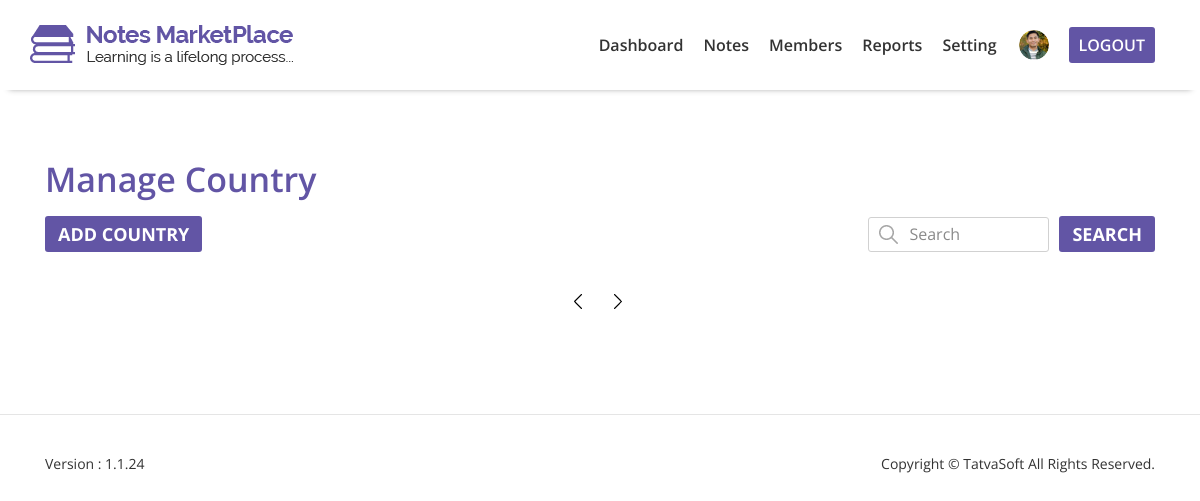
Before: /AdminPanel/ManageCountry.php with the older database file.
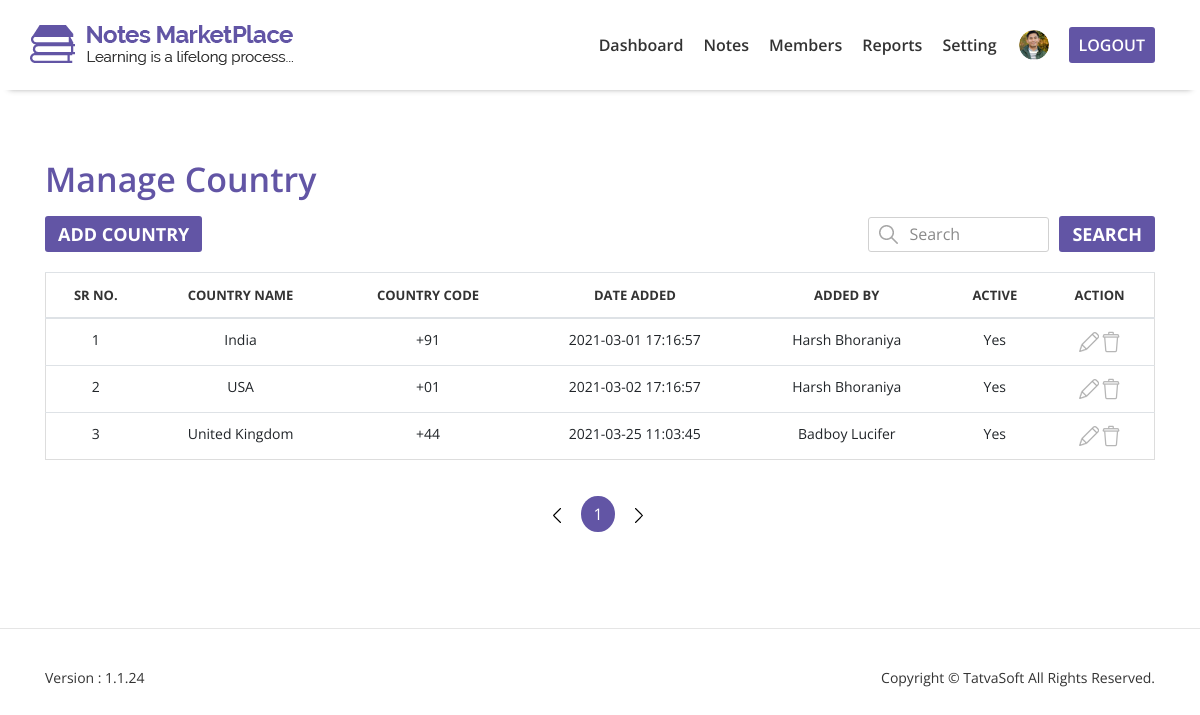
After: the same page with the newer database file.
### tables this page shows
CREATE TABLE `user` (
  `UserID` int(11) NOT NULL,
  `RoleID` int(11) NOT NULL,
  `FirstName` varchar(50) NOT NULL,
  `LastName` varchar(50) NOT NULL,
  `EmailID` varchar(100) NOT NULL,
  `Password` varchar(24) NOT NULL,
  `IsEmailVerified` int(2) NOT NULL,
  `Token` varchar(50) NOT NULL,
  `CreatedDate` datetime DEFAULT NULL,
  `CreatedBY` int(11) DEFAULT NULL,
  `ModifiedDate` datetime DEFAULT NULL,
  `ModifiedBy` int(11) DEFAULT NULL,
  `IsActive` tinyint(1) NOT NULL,
  `IsDeleted` tinyint(1) NOT NULL
);

CREATE TABLE `countries` (
  `CountryID` int(11) NOT NULL,
  `Name` varchar(100) NOT NULL,
  `CountryCode` varchar(100) NOT NULL,
  `CreatedDate` datetime DEFAULT NULL,
  `CreatedBy` int(11) DEFAULT NULL,
  `ModifiedDate` datetime DEFAULT NULL,
  `ModifiedBy` int(11) DEFAULT NULL,
  `IsActive` tinyint(1) NOT NULL,
  `IsDeleted` tinyint(1) NOT NULL
);

### AdminPanel/ManageCountry.php (the view, shortened to what this page needs)
<?php include "../includes/db.php";
?>
<!DOCTYPE html>
<html lang="en">
<head>
    <link rel="stylesheet" href="css/bootstrap/bootstrap.min.css">
    <link rel="stylesheet" href="css/style.css">
    <link rel="stylesheet" href="css/responsive.css">
</head>
<body>
    <header>
        <nav class="navbar navbar-expand-lg fixed-top">
            <div class="container p-0">
                <div class="row">
                    <div class="col-md-4 navbar-header">
                        <a class="navbar-brand text-left" href="Dashboard.php">
                            <img src="../images/logo.png" alt="logo">
                        </a>
                    </div>
                    <div class="text-right col-md-8 collapse navbar-collapse p-0" id="navbarSupportedContent">
                        <ul class="navbar-nav ml-auto">
                            <li class="nav-item"><a class="nav-link" href="Dashboard.php">Dashboard</a></li>
                            <li class="nav-item dropdown">
                                <a href="#" id="dropdownMenuLink" data-toggle="dropdown" aria-haspopup="true"
                                    aria-expanded="false" class="nav-link nav-link-custom">
                                    Notes
                                </a>
                            </li>
                            <li class="nav-item"><a class="nav-link" href="Members.php">Members</a></li>
                            <li class="nav-item"><a class="nav-link" href="SpamReports.php">Reports</a></li>
                            <li class="nav-item dropdown">
                                <a href="#" id="dropdownMenuLink" data-toggle="dropdown" aria-haspopup="true"
                                    aria-expanded="false" class="nav-link nav-link-custom">
                                    Setting
                                </a>
                            </li>
                            <li class="nav-item">
                                <div class="dropdown">
                                    <a href="#" role="button" id="dropdownMenuLink" data-toggle="dropdown"
                                        aria-haspopup="true" aria-expanded="false">
                                        <img src="../images/reviewer-1.png" width="30" height="30" alt="user-image"
                                            class="d-inline-block align-top avatar-header rounded-circle">
                                    </a>
                                </div>
                            </li>
                            <li class="nav-item"><a class="nav-link" href="Login.php">LogOut</a></li>
                        </ul>
                    </div>
                </div>
            </div>
        </nav>
    </header>
    <section id="content">
        <div class="container">
            <div class="row heading">
                <div class="col-md-12 p-0">
                    <h3 class="heading-1">Manage Country</h3>
                </div>
            </div>
            <div class="row heading">
                <div class="col-md-6 col-sm-6 p-0">
                    <a class="btn btn-general" href="AddCountry.php">Add Country</a>
                </div>
                <div id="mc" class="col-md-6 col-sm-6 text-right search-1 p-0">
                    <img src="../images/search-icon.png" class="form-control-feedback" alt="search-icon">
                    <input class="input-search" type="search" placeholder="Search">
                    <a class="btn btn-general" role="button">Search</a>
                </div>
            </div>
            <?php
                if(isset($_GET['page'])){
                    $page = mysqli_real_escape_string($connection, $_GET['page']);
                    $page = htmlentities($page);
                }
                else{
                    $page = 1;
                }
                $num_per_page = 5;
                $start_from = ($page-1) * $num_per_page;
                $query = "SELECT U.FirstName AS FirstName, U.LastName AS LastName, C.CountryID AS CountryID , C.Name AS CountryName, C.CountryCode AS CountryCode, C.CreatedDate AS CreatedDate, C.IsActive as IsActive FROM user AS U
                            INNER JOIN countries AS C ON c.CreatedBy = U.UserID
                                WHERE C.IsDeleted = '0'";
                $select_country = mysqli_query($connection, $query);
                $total_records = mysqli_num_rows($select_country);
                $total_pages = ceil($total_records / $num_per_page);
                $i=1;
                $srno = 1;
                if($total_records != 0){
            ?>
            <div class="row">
                <div class="table-top table-responsive">
                    <table class="table">
                        <thead>
                            <tr>
                                <th scope="col" class="text-center">Sr No.</th>
                                <th scope="col" class="text-center">Country Name</th>
                                <th class="text-center" scope="col">Country Code</th>
                                <th scope="col" class="text-center">Date Added</th>
                                <th scope="col" class="text-center">Added By</th>
                                <th scope="col" class="text-center">Active</th>
                                <th scope="col" class="text-center">Action</th>
                            </tr>
                        </thead>
                        <tbody>
                        <?php
                            while($row = mysqli_fetch_array($select_country)){
                                if($start_from<$i){
                                    $country_id = $row['CountryID'];
                        ?>
                            <tr>
                                <td scope="row" class="text-center"><?php echo $srno++; ?></td>
                                <td class="text-center"><?php echo $row['CountryName']; ?></td>
                                <td class="text-center"><?php echo $row['CountryCode']; ?></td>
                                <td class="text-center"><?php echo $row['CreatedDate']; ?></td>
                                <td class="text-center"><?php echo $row['FirstName']; echo " "; echo $row['LastName']; ?></td>
                                <td class="text-center"><?php if($row["IsActive"] == 1){ echo "Yes"; }else{ echo "No"; } ?></td>
                                <td class="text-center">
                                    <a href="../AdminPanel/AddCountry.php?id=<?php echo $country_id;?>"><img src="../images/edit.png" alt="edit-image"></a>
                                    <a><img src="../images/delete.png" alt="delete-image"></a>
                                </td>
                            </tr>
                            <?php
                                }
                                $i++;
                            }
                        }
                            ?>
                        </tbody>
                    </table>
                </div>
            </div>
            <div class="row text-center">
                <div class="col-md-12 num">
                    <ul class="pagination justify-content-center">
                    <li class="<?php if($page == 1){ echo 'disabled'; }?> page-item">
                            <a class="page-link" href="ManageCountry.php?page=<?php echo $page-1; ?>" aria-label="Previous">
                                <img src="../images/left-arrow.png" alt="left-arrow">
                            </a>
                        </li>
                        <?php
                            for($i=1;$i<=$total_pages;$i++){
                        ?>
                        <li class="page-item">
                            <a class="page-link <?php if($page == $i) { echo 'active'; }?>" href="MyDownload.php?page=<?php echo $i ; ?>"><?php echo $i ;?></a>
                        </li>
                        <?php
                            }
                        ?>
                        <li class="<?php if($page == $total_pages){ echo 'disabled'; }?> page-item">
                            <a class="page-link" href="ManageCountry.php?page=<?php echo $page+1; ?>" aria-label="Next">
                                <img src="../images/right-arrow.png" alt="right-arrow">
                            </a>
                        </li>
                    </ul>
                </div>
            </div>
        </div>
    </section>
    <hr class="p-0 m-0">
    <footer>
        <div class="container">
            <div class="row">
                <div class="col-md-6 col-sm-2 foot-text text-left">
                    <p>Version : 1.1.24</p>
                </div>
                <div class="col-md-6 col-sm-10 foot-text text-right">
                    <p>Copyright &copy; TatvaSoft All Rights Reserved.</p>
                </div>
            </div>
        </div>
    </footer>
</body>
</html>

### AdminPanel/css/style.css (style rules this page uses)
* { margin: 0; padding: 0; box-sizing: border-box; }
html, body { height: 100%; font-family: 'Open Sans', sans-serif; }
section { overflow: hidden; }
.navbar .row { width: 100%; }
.navbar-brand img { width: 100%; z-index: 1; }
.navbar { padding: 20px 10px; transition: all 500ms linear; -webkit-transition: all 500ms linear; -moz-transition: all 500ms linear; -ms-transition: all 500ms linear; -o-transition: all 500ms linear; }
ul.navbar-nav>li>a, .nav-link-custom { color: white; font-size: 16px; font-weight: 600; line-height: 20px; }
ul.navbar-nav>li:last-child { background-color: white; border-radius: 3px; -webkit-border-radius: 3px; -moz-border-radius: 3px; -ms-border-radius: 3px; -o-border-radius: 3px; }
ul.navbar-nav>li:last-child a { color: #6255a5; }
#navbarSupportedContent .nav-link { padding: 8px 10px; }
.avatar-header { margin: 3px 20px 0 12px; }
.white-nav-top { background: white; box-shadow: 0 8px 6px -9px #999999; z-index: 2; }
.white-nav-top ul.navbar-nav>li>a, .nav-link-custom { font-family: 'Open Sans', sans-serif; font-size: 16px; font-weight: 600; line-height: 20px; color: #333333; }
.white-nav-top ul.navbar-nav>li:last-child { background-color: #6255a5; border-radius: 3px; text-transform: uppercase; -webkit-border-radius: 3px; -moz-border-radius: 3px; -ms-border-radius: 3px; -o-border-radius: 3px; -webkit-border-radius: 3px; }
.white-nav-top ul.navbar-nav>li:last-child a { color: white !important; }
#content { margin-top: 150px; margin-bottom: 60px; }
.heading { margin: 10px 0; }
.heading-1 { color: #6255a5; font-family: 'Open Sans', sans-serif; font-size: 34px; font-weight: 600; line-height: 38px; }
.input-search { height: 35px; border-radius: 3px; margin-right: 10px; border: 1px solid #d1d1d1; }
.search-1 { display: flex; justify-content: flex-end; align-items: center; }
[type="search"]::placeholder { padding-left: 40px; }
.form-control-feedback { position: relative; left: 30px; }
::placeholder { font-family: 'Open Sans', sans-serif; font-size: 16px; font-weight: 400; line-height: 20px; color: #8a8a8a; }
.table-top { margin: 10px 15px 0 15px; }
.table { border-bottom: 1px solid #ddd; border-right: 1px solid #ddd; border-left: 1px solid #ddd; border-collapse: collapse; font-size: 14px; line-height: 18px; }
table thead { font-family: 'Open Sans', sans-serif; text-transform: uppercase; font-size: 13px; font-weight: 600; line-height: 20px; color: #333333; }
.btn-general { font-family: 'Open Sans', sans-serif; text-decoration: none; background-color: #6255a5; color: #ffffff; border-radius: 3px; font-size: 18px; line-height: 22px; font-weight: 700; text-transform: uppercase; }
ul.pagination > li > a.active { background-color: #6255a5; border-radius: 50%; color: #ffffff !important; font-family: 'Open Sans', sans-serif; font-weight: 400; font-size: 16px; line-height: 20px; }
ul.pagination > li > a { border: none; margin: 20px 4px; color: black; font-size: 10px; font-weight: 400; background: none; }
#content .num a { color: #333333; font-size: 16px; line-height: 20px; font-family: 'Open Sans', sans-serif; font-weight: 400; }
.foot-text p { margin: 40px 0; font-family: 'Open Sans', sans-serif; font-size: 14px; font-weight: 400; line-height: 18px; color: #333333; }

### AdminPanel/css/responsive.css (style rules this page uses)
.navbar-header { position: relative; width: 50%; }

Changed rows visible on the page:
added user: countries.Name "India", countries.CountryCode "+91", countries.CreatedDate "2021-03-01 17:16:57", FirstName "Harsh", LastName "Bhoraniya", countries.Name "USA", countries.CountryCode "+01", countries.CreatedDate "2021-03-02 17:16:57"
added user: countries.Name "United Kingdom", countries.CountryCode "+44", countries.CreatedDate "2021-03-25 11:03:45", FirstName "Badboy", LastName "Lucifer"
Other visible differences:
text now shown: "SR NO. COUNTRY NAME COUNTRY CODE DATE ADDED ADDED BY ACTIVE ACTION"
new list line: "1"
